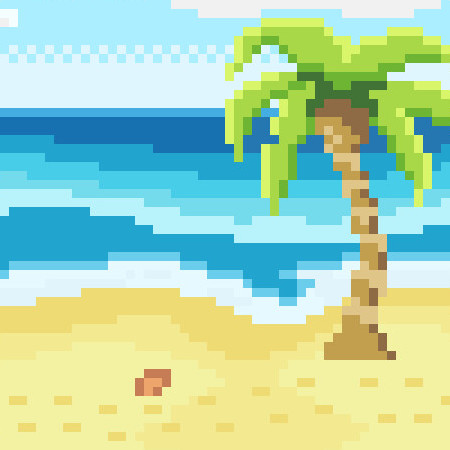
#> input picture 5.1/beach.jpg, 450 x 450 px, found by its file name
$ python pixelvaluemodify.py
#> lines starting #> are read from the running program, lines starting #| are printed output that depends on the picture
from PIL import Image


image_source = Image.open("5.1/beach.jpg")
#> image_source is the input picture: PIL image 450x450 RGB; mean R, G, B 172.7, 213.8, 180.3
pixels = image_source.load()


image_output = Image.open("5.1/beach.jpg")
width = image_output.width
#> width = 450
height = image_output.height
#> height = 450


for i in range(width):
    for j in range(height):
        r = pixels[i, j][0]
        g = pixels[i, j][1]
        b = pixels[i, j][2]
        grey_value = (r + g + b) // 3
        new_colour = (grey_value, grey_value, grey_value)

        image_output.putpixel((i, j), new_colour)
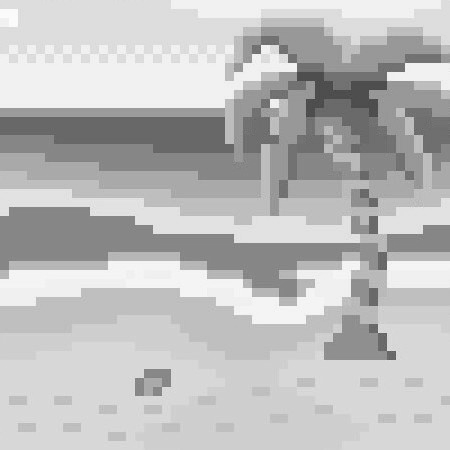
#> image_output: PIL image 450x450 RGB; min 64, max 253, mean 188.6

image_output.save("output.png", "png")
